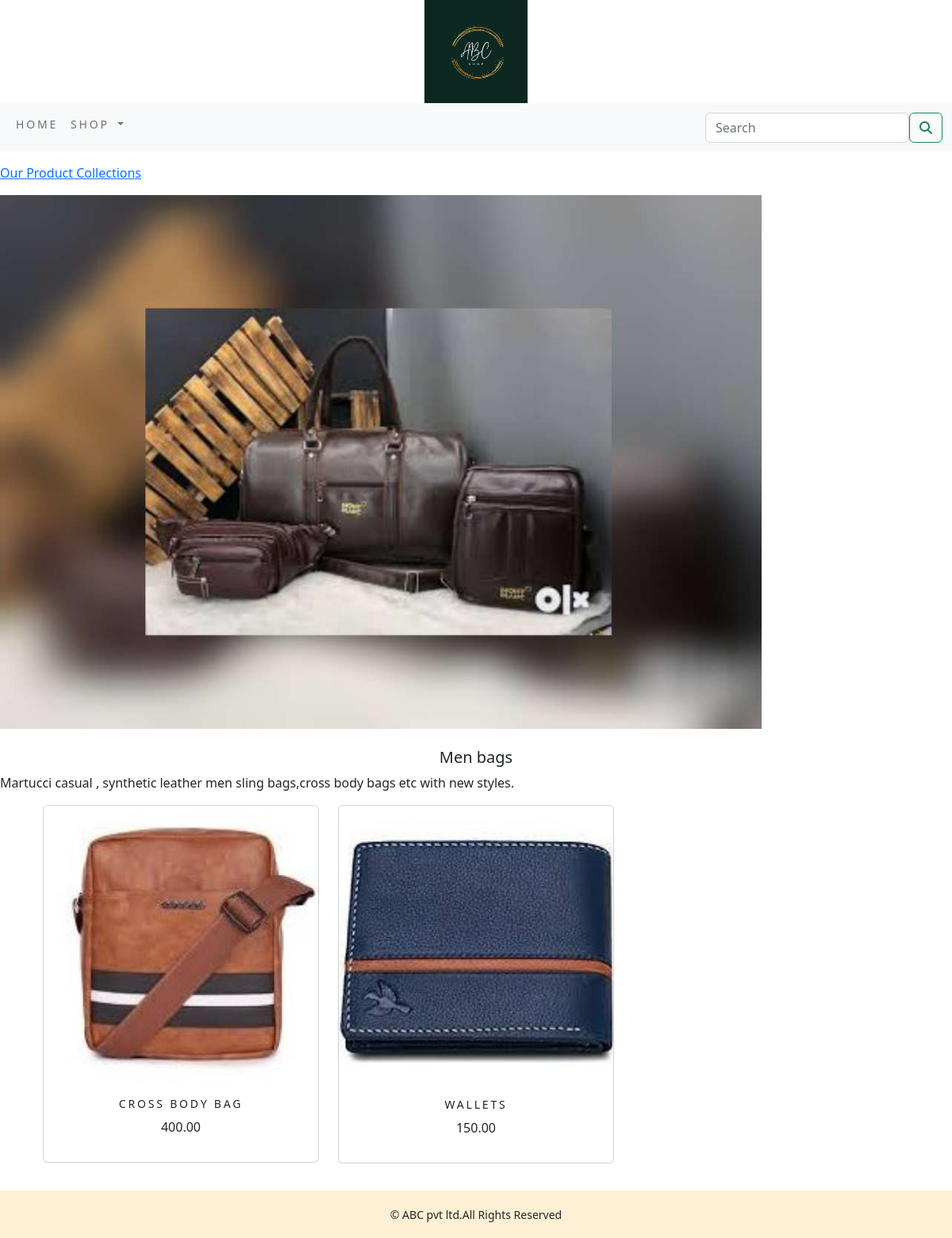
/shop/men-bags/, run on the app's committed database.
### shopapp/models.py (models this page shows, shortened)
class Category(models.Model):
    name=models.CharField(max_length=250,unique=True)
    slug=models.SlugField(max_length=250,unique=True)
    description=models.TextField(blank=True)
    image=models.ImageField(upload_to='category',blank=True)
    class Meta:
        ordering=('name',)
        verbose_name='category'
        verbose_name_plural='categories'
    def get_url(self):
       return reverse('shopapp:products_by_category',args=[self.slug])

class Product(models.Model):
    name=models.CharField(max_length=250,unique=True)
    slug=models.SlugField(max_length=250,unique=True)
    description = models.TextField(blank=True)
    price=models.DecimalField(max_digits=10,decimal_places=2)
    category=models.ForeignKey(Category,on_delete=models.CASCADE)
    image=models.ImageField(upload_to='product',blank=True)
    stock=models.IntegerField()
    available=models.BooleanField(default=True)
    created=models.DateTimeField(auto_now_add=True)
    updated=models.DateTimeField(auto_now=True)
    def get_url(self):
        return reverse('shopapp:prodCatDetail',args=[self.category.slug,self.slug])
    class Meta:
        ordering = ('name',)
        verbose_name = 'product'
        verbose_name_plural = 'products'

### shopapp/views.py (the view)
# urls.py: path('',views.allProdCat,name='allProdCat'),
def allProdCat(request,c_slug=None):
    c_page=None
    products_list=None
    if c_slug!=None:
        c_page=get_object_or_404(Category,slug=c_slug)
        products_list=Product.objects.all().filter(category=c_page,available=True)
    else:
        products_list=Product.objects.all().filter(available=True)
    paginator=Paginator(products_list,6)
    try:
        page=int(request.GET.get('page','1'))
    except:
        page=1
    try:
        products=paginator.page(page)
    except (EmptyPage,InvalidPage):
        products=paginator.page(paginator.num_pages)
    return render(request,"category.html",{'category':c_page,'products':products})

### cart_app/context_processors.py (called while the page is built)
def counter(request):
    item_count= 0
    if 'admin' in request.path:
        return {}
    else:
        try:
            cart=Cart.objects.filter(cart_id=_cart_id(request))
            cart_items=CartItem.objects.all().filter(cart=cart[:1])
            for cart_item in cart_items:
                item_count += cart_item.quantity
        except Cart.DoesNotExist:
            item_count=0
    return dict(item_count=item_count)

### cart_app/views.py (called while the page is built)
def _cart_id(request):
    cart=request.session.session_key
    if not cart:
        cart=request.session.create()
    return cart

### shopapp/context_processors.py (called while the page is built)
def menu_links(request):
    links=Category.objects.all()
    return dict(links=links)

### templates/category.html (shortened to what this page needs)
{% extends 'base.html' %}
{% load static %}
{% block content %}
     {% if category %}
        <div>
          <div class="row my_row_class">
              <div class="mx-auto">
            <p> <a href="{% url 'shopapp:allProdCat' %}">Our Product Collections</a></p>
          </div>
              </div>
        </div>
     {% endif %}
      <div class="mx-auto">
        {% if category %}
        <img class="my_catagory_image"  src="{{category.image.url}}" alt="{{category.name}}">
      </div>
      <br>
      <div>
          <h1 class="text-center my_title">{{category.name}}</h1>
          <p class="text-justify">{{category.description}}</p>
      </div>
        {% endif %}
      <div class="container">
          <div class="row mx-auto">
              {% for product in products.object_list %}
              <div class="my_bottom_margin col-9 col-sm-12 col-md-4 col-lg-4">
                  <div class="card text-center" style="min-width:18rem;">
                      <a href="{{product.get_url}}"><img class="card-img-top my_image"   src="{{product.image.url}}" alt="{{product.name}}" width="300px;"></a>
                      <div class="card-body">
                          <h4>{{product.name}}</h4>
                          <p>{{product.price}}</p>
                      </div>
                  </div>
              </div>
              {% endfor %}
          </div>
          <br>
      </div>
{% endblock %}

### static/css/custom.css (style rules this page uses)
body { font-family: 'Arima'; }
.my_row_class { padding-top:15px; }
.my_image { width:100%; height:auto; }
.my_catagory_image { width:80%; height:40%; }
.my_bottom_margin { margin-bottom:10px; }
.card-body h4 { font-size:14px; text-transform:uppercase; letter-spacing: .2em; }
.my_title { font-size:20px; }

### data on the page
Category: image (picture), name "Men bags", description "Martucci casual , synthetic leather men sling bags,cross body bags etc with new styles."
Product: image (picture), name "CROSS BODY BAG", price "400.00"
Product: image (picture), name "WALLETS", price "150.00"
